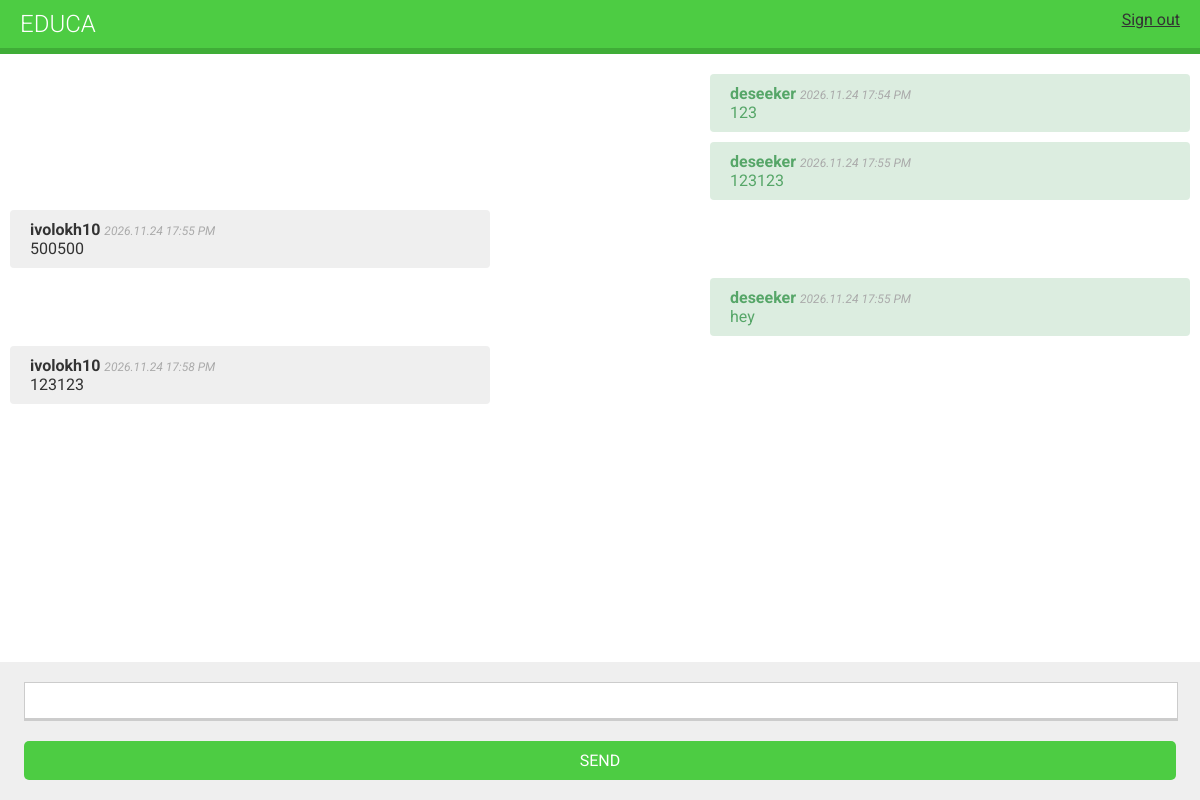
Screenshot of /chat/room/1/ (signed in) with the database file from the repository.
### chat/models.py (models this page shows, shortened)
class Message(models.Model):
    user = models.ForeignKey(
        settings.AUTH_USER_MODEL,
        on_delete=models.PROTECT,
        related_name='chat_messages',
    )
    course = models.ForeignKey(
        'courses.Course',
        on_delete=models.PROTECT,
        related_name='chat_messages',
    )
    content = models.TextField()
    sent_on = models.DateTimeField(auto_now_add=True)

### chat/views.py (the view)
# urls.py: path('room/<int:course_id>/', views.course_chat_room, name='course_chat_room'),
@login_required
def course_chat_room(request, course_id):
    try:
        course = request.user.courses_joined.get(id=course_id)
    except:
        return HttpResponseForbidden()
    latest_messages = course.chat_messages.select_related('user').order_by('-id')[:5]
    latest_messages = reversed(latest_messages)
    return render(request, 'chat/room.html', {'course': course, 'latest_messages': latest_messages})

### chat/templates/chat/room.html (shortened to what this page needs)
{% extends 'base.html' %}
{% block content %}
    <div id="chat">
        {% for message in latest_messages %}
            <div class="message {% if message.user == request.user %}me{% else %} other{% endif %}">
                <strong>{{ message.user.username }}</strong>
                <span class="date">
                    {{ message.sent_on|date:'Y.m.d H:i A' }}
                </span>
                <br>
                {{ message.content }}
            </div>
        {% endfor %}
    </div>
    <div id="chat-input">
        <input type="text" id="chat-message-input">
        <input type="submit" id="chat-message-submit" value="send">
    </div>
{% endblock %}

### courses/static/css/base.css (style rules this page uses)
body { margin:0; font-family:'Roboto', sans-serif; font-weight:400; color:#333; }
input, select, textarea { border:1px solid #ccc; border-bottom:3px solid #ccc; padding:8px 12px; font-size:16px; font-family:'Roboto', sans-serif; float:left; clear:both; width:300px; }
input[type=submit], a.button { border-radius:5px; background:#4dcc43; color:#fff; font-size:16px; text-transform:uppercase; border:none; padding:10px 20px; margin:20px 0; }
#chat { top: 64px; bottom:0; position:fixed; width:100%; overflow-y:scroll; padding-bottom:150px; }
#chat .message { background:#efefef; padding:10px 20px; border-radius:4px; width:auto; display:inline; float:left; margin:10px 10px 0; min-width:440px; clear:both; }
#chat .message.me { display:inline; float:right; background:#DCEDE0; color:#56A668; }
#chat .date { color:#aaa; font-style:italic; font-size:12px; }
#chat-input { position:absolute; bottom:0; background:#efefef; width:100%; padding-top:20px; }
#chat-input input { width:96%; position:left; float:left; display:inline; margin-left:2%; margin-right:2%; padding-left:0; padding-right:0; }

### rows the page displays
Message: user.username "deseeker", sent_on "2026.11.24 17:54 PM", content "123"
Message: user.username "deseeker", sent_on "2026.11.24 17:55 PM", content "123123"
Message: user.username "ivolokh10", sent_on "2026.11.24 17:55 PM", content "500500"
Message: user.username "deseeker", sent_on "2026.11.24 17:55 PM", content "hey"
Message: user.username "ivolokh10", sent_on "2026.11.24 17:58 PM", content "123123"
